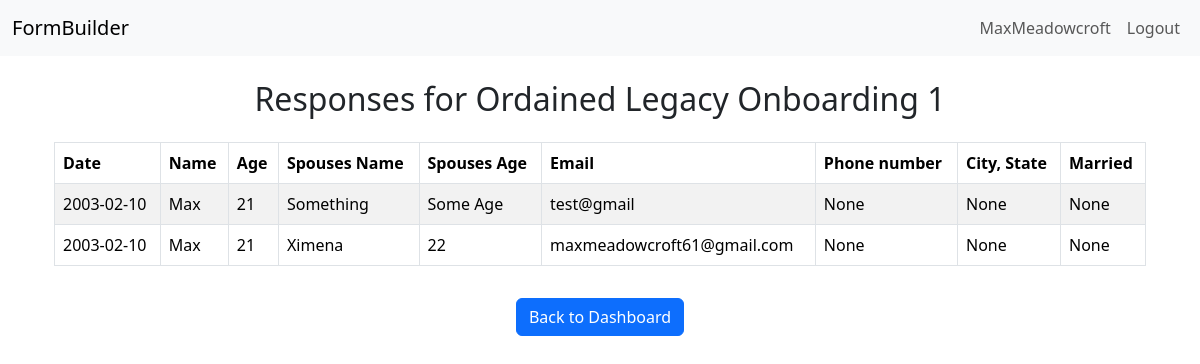
The page /app/app/form/2fff5f0cfed9f489/responses/ (signed in) on the database as committed earlier.
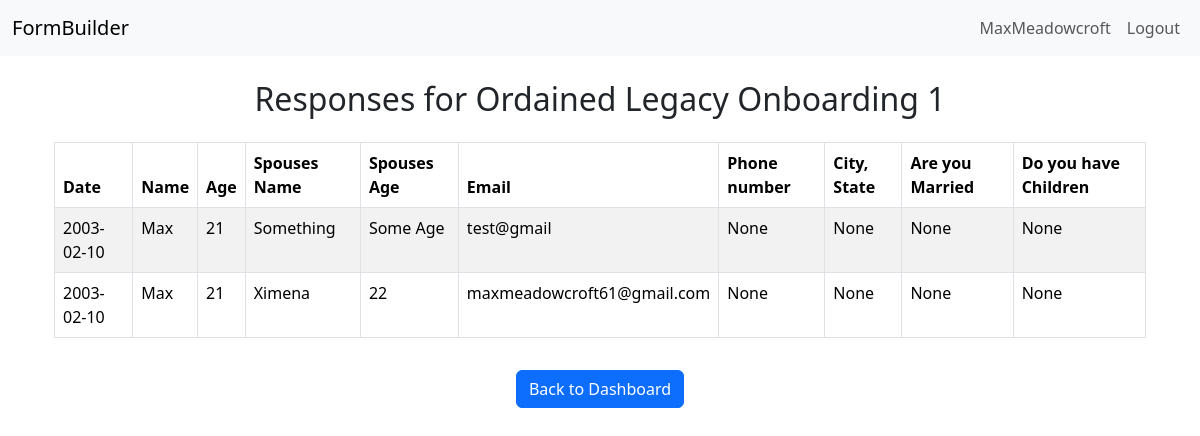
The same page on the database as committed later.
### builder/models.py (models this page shows, shortened)
class FormField(models.Model):
    form = models.ForeignKey(Form, on_delete=models.CASCADE, related_name="fields")
    label = models.CharField(max_length=255)
    description = models.TextField(blank=True, null=True)
    field_type = models.CharField(max_length=50, choices=FIELD_TYPES)
    required = models.BooleanField(default=True)

class FormSubmission(models.Model):
    form = models.ForeignKey(Form, on_delete=models.CASCADE, related_name="submissions")
    submission_data = models.JSONField()  # Store the form submission data as JSON
    submitted_at = models.DateTimeField(auto_now_add=True)

### builder/views.py (the view)
# urls.py: path('app/form/<str:form_hash>/responses/', views.view_responses, name='view_responses'),
@login_required
def view_responses(request, form_hash):
    form_instance = get_object_or_404(Form, form_hash=form_hash, creator=request.user)
    responses = FormSubmission.objects.filter(form=form_instance)
    return render(request, 'builder/view_responses.html', {'form': form_instance, 'responses': responses})

### builder/templatetags/extras.py (called while the page is built)
@register.filter
def get_item(dictionary, key):
    return dictionary.get(key)

### builder/templates/builder/view_responses.html
{% extends "base.html" %}
{% load extras %}
{% block content %}
<div class="container mt-4">
    <h2 class="text-center">Responses for {{ form.title }}</h2>
    {% if responses %}
    <div class="table-responsive mt-4">
        <table class="table table-striped table-bordered">
            <thead>
                <tr>
                    {% for field in form.fields.all %}
                    <th>{{ field.label }}</th>
                    {% endfor %}
                </tr>
            </thead>
            <tbody>
                {% for response in responses %}
                <tr>
                    {% for field in form.fields.all %}
                    <td>{{ response.submission_data|get_item:field.label }}</td>
                    {% endfor %}
                </tr>
                {% endfor %}
            </tbody>
        </table>
    </div>
    {% else %}
    <p class="text-center">No responses yet.</p>
    {% endif %}
    <div class="mt-3 text-center">
        <a href="{% url 'dashboard' %}" class="btn btn-primary">Back to Dashboard</a>
    </div>
</div>
{% endblock %}

Rows that differ between the two databases and show on the page:
changed FormField: label "Married" → "Are you Married"
added FormField: label "Do you have Children", {{ response.submission_data|get_item:field.label }} "None"
